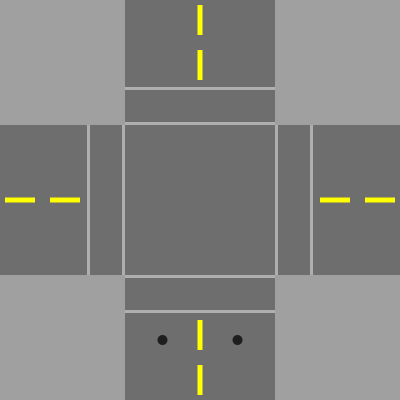
Frame 1 (no input)
Frame 60 (the mouse pressed at the canvas centre just before this capture): identical to frame 1, image omitted
Frame 120 (the mouse held since frame 60 and released just before this capture): identical to frame 1, image omitted

The Processing sketch that drew this single still picture (run headless with seeded random() and noise(); from frame 60 on, the mouse is pressed at the canvas centre):

// Processing sketch: CarStopperExample
// ── CarStopperExample.pde
int[] barriers = {0, 0};

void setup(){
  size(400,400);
  noStroke();
}

void draw(){
  background(110,110,110);
  
  //The four corner squares
  fill(160,160,160);
  rect(0,0,125,125);
  rect(0,275,125,125);
  rect(275,0,125,125);
  rect(275,275,125,125);
  
  //The yellow lines
  fill(255,255,0);
  rect(197.5,5,5,30);
  rect(197.5,50,5,30);
  rect(197.5,320,5,30);
  rect(197.5,365,5,30);
  rect(5,197.5,30,5);
  rect(50,197.5,30,5);
  rect(365,197.5,30,5);
  rect(320,197.5,30,5);
  
  //The sidewalks
  fill(175,175,175);
  rect(125,87,150,3);
  rect(125,122,150,3);
  rect(125,310,150,3);
  rect(125,275,150,3);
  rect(87,125,3,150);
  rect(122,125,3,150);
  rect(310,125,3,150);
  rect(275,125,3,150);
  
  //The barriers
  fill(30+(175*barriers[0]),30,30);
  ellipse(162.5,340,10,10);
  ellipse(237.5,340,10,10);
}
